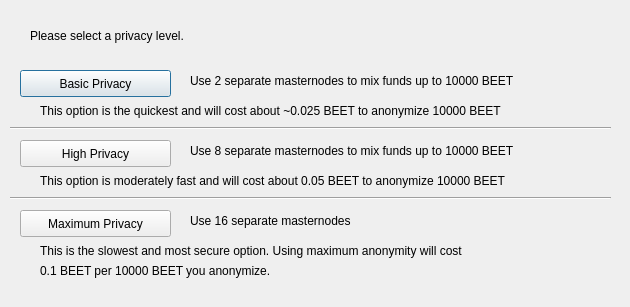
<?xml version="1.0" encoding="UTF-8"?>
<ui version="4.0">
 <class>ObfuscationConfig</class>
 <widget class="QDialog" name="ObfuscationConfig">
  <property name="geometry">
   <rect>
    <x>0</x>
    <y>0</y>
    <width>630</width>
    <height>307</height>
   </rect>
  </property>
  <property name="windowTitle">
   <string>Configure Obfuscation</string>
  </property>
  <widget class="QPushButton" name="buttonBasic">
   <property name="geometry">
    <rect>
     <x>20</x>
     <y>70</y>
     <width>151</width>
     <height>27</height>
    </rect>
   </property>
   <property name="text">
    <string>Basic Privacy</string>
   </property>
  </widget>
  <widget class="QPushButton" name="buttonHigh">
   <property name="geometry">
    <rect>
     <x>20</x>
     <y>140</y>
     <width>151</width>
     <height>27</height>
    </rect>
   </property>
   <property name="text">
    <string>High Privacy</string>
   </property>
  </widget>
  <widget class="QPushButton" name="buttonMax">
   <property name="geometry">
    <rect>
     <x>20</x>
     <y>210</y>
     <width>151</width>
     <height>27</height>
    </rect>
   </property>
   <property name="text">
    <string>Maximum Privacy</string>
   </property>
  </widget>
  <widget class="QLabel" name="label">
   <property name="geometry">
    <rect>
     <x>30</x>
     <y>20</y>
     <width>571</width>
     <height>31</height>
    </rect>
   </property>
   <property name="text">
    <string>Please select a privacy level.</string>
   </property>
  </widget>
  <widget class="QLabel" name="label_2">
   <property name="geometry">
    <rect>
     <x>190</x>
     <y>70</y>
     <width>421</width>
     <height>21</height>
    </rect>
   </property>
   <property name="text">
    <string>Use 2 separate masternodes to mix funds up to 10000 BEET</string>
   </property>
  </widget>
  <widget class="QLabel" name="label_3">
   <property name="geometry">
    <rect>
     <x>190</x>
     <y>140</y>
     <width>411</width>
     <height>21</height>
    </rect>
   </property>
   <property name="text">
    <string>Use 8 separate masternodes to mix funds up to 10000 BEET</string>
   </property>
  </widget>
  <widget class="QLabel" name="label_4">
   <property name="geometry">
    <rect>
     <x>190</x>
     <y>210</y>
     <width>421</width>
     <height>21</height>
    </rect>
   </property>
   <property name="text">
    <string>Use 16 separate masternodes</string>
   </property>
  </widget>
  <widget class="QLabel" name="label_6">
   <property name="geometry">
    <rect>
     <x>40</x>
     <y>100</y>
     <width>561</width>
     <height>21</height>
    </rect>
   </property>
   <property name="text">
    <string>This option is the quickest and will cost about ~0.025 BEET to anonymize 10000 BEET</string>
   </property>
  </widget>
  <widget class="QLabel" name="label_7">
   <property name="geometry">
    <rect>
     <x>40</x>
     <y>170</y>
     <width>561</width>
     <height>21</height>
    </rect>
   </property>
   <property name="text">
    <string>This option is moderately fast and will cost about 0.05 BEET to anonymize 10000 BEET</string>
   </property>
  </widget>
  <widget class="QLabel" name="label_8">
   <property name="geometry">
    <rect>
     <x>40</x>
     <y>240</y>
     <width>561</width>
     <height>21</height>
    </rect>
   </property>
   <property name="text">
    <string>This is the slowest and most secure option. Using maximum anonymity will cost</string>
   </property>
  </widget>
  <widget class="QLabel" name="label_9">
   <property name="geometry">
    <rect>
     <x>40</x>
     <y>260</y>
     <width>561</width>
     <height>21</height>
    </rect>
   </property>
   <property name="text">
    <string>0.1 BEET per 10000 BEET you anonymize.</string>
   </property>
  </widget>
  <widget class="Line" name="line">
   <property name="geometry">
    <rect>
     <x>10</x>
     <y>120</y>
     <width>601</width>
     <height>16</height>
    </rect>
   </property>
   <property name="orientation">
    <enum>Qt::Horizontal</enum>
   </property>
  </widget>
  <widget class="Line" name="line_2">
   <property name="geometry">
    <rect>
     <x>10</x>
     <y>190</y>
     <width>601</width>
     <height>16</height>
    </rect>
   </property>
   <property name="orientation">
    <enum>Qt::Horizontal</enum>
   </property>
  </widget>
 </widget>
 <resources/>
 <connections/>
</ui>
